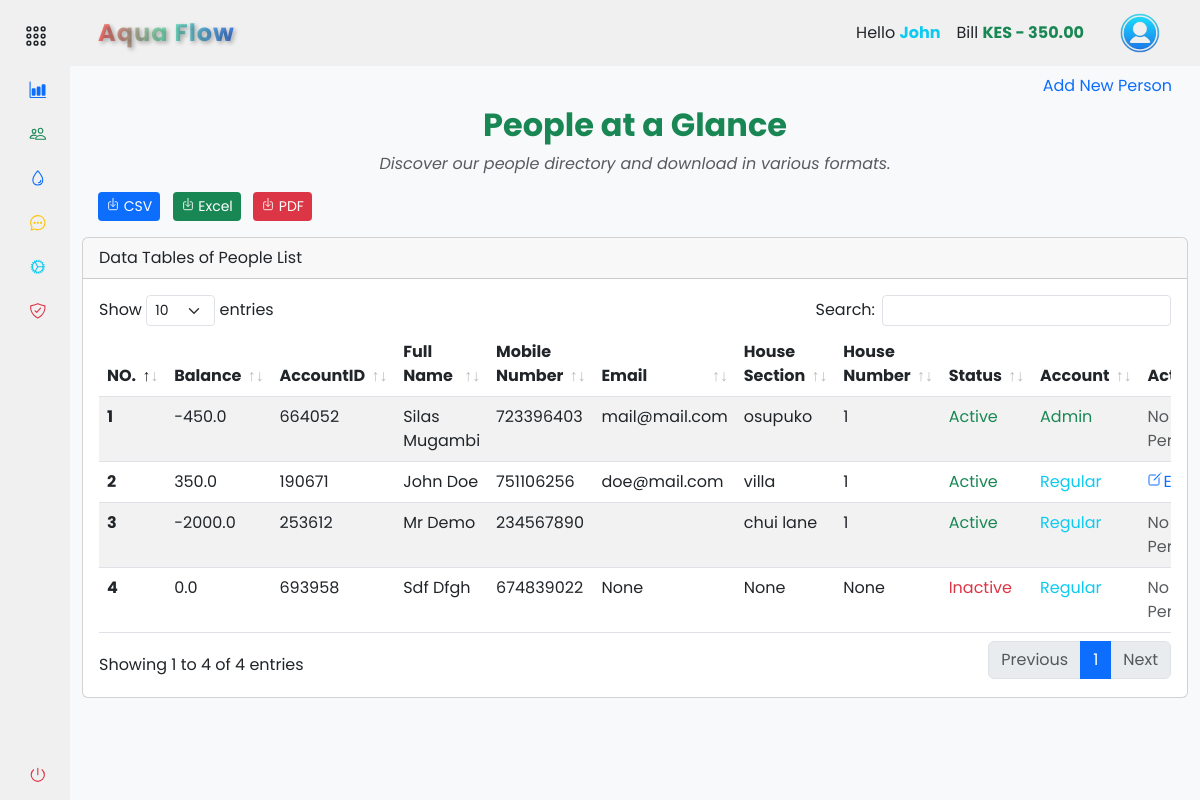
Page /accounts/people/people_list (signed in) on the earlier database version.
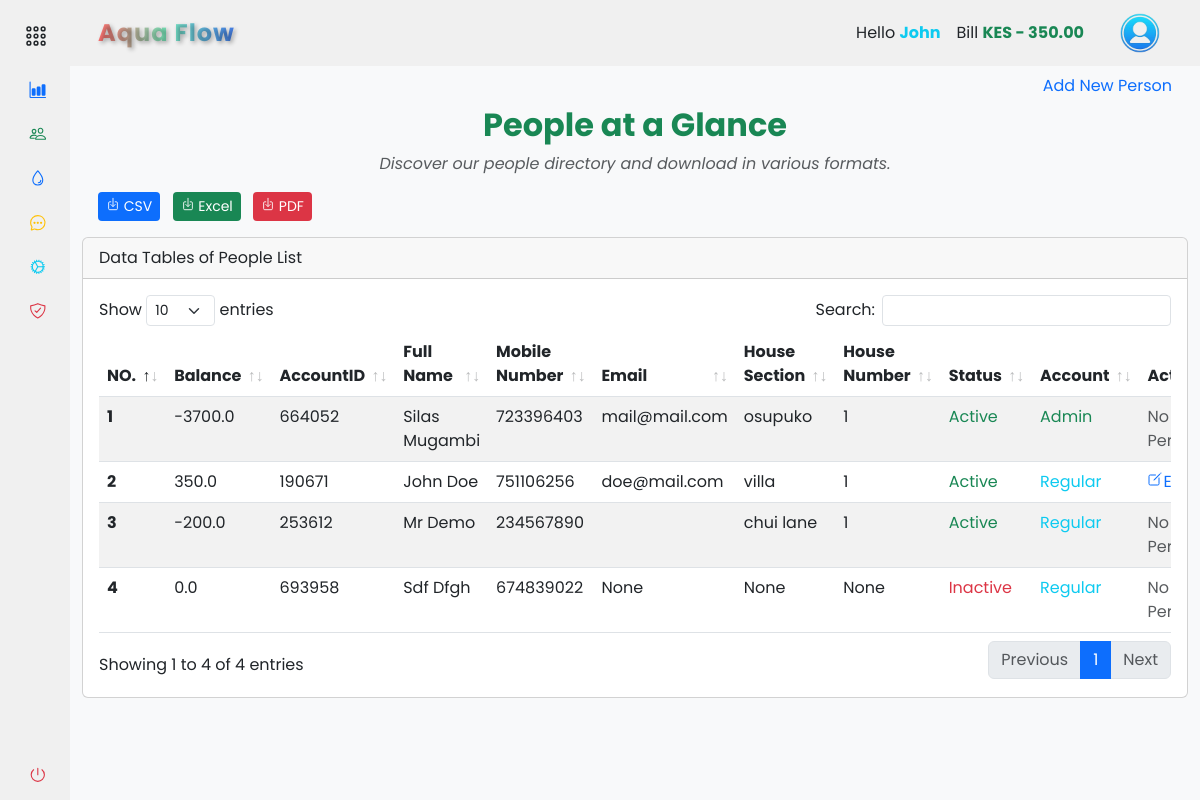
Same page on the later database version.
### app/backend/database/models.py (models this page shows, shortened)
class Settings(db.Model):
    id = db.Column(db.Integer, primary_key=True)
    company_name = db.Column(db.String(255))
    unit_price = db.Column(db.Float)
    service_fee = db.Column(db.Float)
    house_sections = db.Column(db.String(255))
    bank_name = db.Column(db.String(255))
    paybill = db.Column(db.Integer)
    account_number = db.Column(db.Integer)
    contact_number = db.Column(db.String(20))

class User(db.Model, UserMixin):
    id = db.Column(db.Integer, primary_key=True)
    mobile_number = db.Column(db.String(20), unique=True, nullable=False)
    password_hash = db.Column(db.String(128), nullable=False)
    first_name = db.Column(db.String(50))
    last_name = db.Column(db.String(50))
    email = db.Column(db.String(120))
    house_section = db.Column(db.String(50))
    house_number = db.Column(db.String(20))
    profile_image = db.Column(db.String(255))
    is_active = db.Column(db.Boolean, default=True)
    is_admin = db.Column(db.Boolean, default=False)
    balance = db.Column(db.Float, default=0)
    unique_user_id = db.Column(db.String(6), unique=True, nullable=True)
    meter_readings = db.relationship('MeterReading', backref='user', lazy=True)
    payments = db.relationship('Payment', backref='user', lazy=True)

### app/backend/accounts/people/routes.py (the view)
@people_bp.route('/people_list', methods=['GET', 'POST'])
@login_required
def people_list():
    if current_user.is_authenticated:
        people_list = User.query.all()
        add_form = AddUserForm()
        house_sections = []
        settings = Settings.query.first()
        if settings:
            house_sections = [(section, section) for section in settings.house_sections.split(',')]
        return render_template('accounts/people_list.html', people_list=people_list, house_sections=house_sections, form=add_form, hide_footer=True)
    else:
        return redirect(url_for('auth.login'))

### app/backend/accounts/people/forms.py (shortened to what this page needs)
class AddUserForm(FlaskForm):
    first_name = StringField('First Name', validators=[DataRequired(), Length(max=50)])
    last_name = StringField('Last Name', validators=[DataRequired(), Length(max=50)])
    mobile_number = StringField('Mobile Number', validators=[DataRequired(), Length(min=10, max=20)])
    email = StringField('Email', validators=[Optional(), Length(max=50)])
    house_section = SelectField('House Section', validators=[DataRequired()], coerce=str)
    house_number = StringField('House Number', validators=[DataRequired(), Length(max=50)])
    password = PasswordField('Password', validators=[DataRequired(), Length(min=6), EqualTo('confirm_password', message='Passwords must match')])
    confirm_password = PasswordField('Confirm Password', validators=[DataRequired()])
    submit = SubmitField('Register')

### app/backend/accounts/accounts_context.py (called while the page is built)
def accounts_context():
    settings = Settings.query.first()
    company_name = settings.company_name if settings else 'ApoGen'
    bank_name = settings.bank_name if settings else 'M-Pesa'
    paybill = settings.paybill if settings else '123456'
    account_number = settings.account_number if settings else '123456789'
    contact_number = settings.contact_number if settings else '0722000111'
    total_bill = db.session.query(func.sum(MeterReading.total_price)).filter(MeterReading.reading_status == False).scalar()
    total_bill = total_bill or 0
    return {
        'company_name': company_name,
        'bank_name': bank_name,
        'paybill': paybill,
        'account_number': account_number,
        'contact_number': contact_number,
        'total_bill': total_bill
    }

def inject_now():
    return {'now': datetime.utcnow() + timedelta(hours=3)}

### app/frontend/templates/accounts/people_list.html (shortened to what this page needs)
{% extends "base.html" %} {% block content %}
<section class="container-fluid">
  <ul class="nav nav-pills justify-content-end border-0">
    <li type="button" class="nav-item">
      <a
        class="nav-link"
        data-bs-toggle="modal"
        data-bs-target="#addNewPersonModal"
        >Add New Person</a
      >
    </li>
  </ul>
  <div class="text-center">
    <h2 class="fw-bold text-success mb-2">People at a Glance</h2>
    <p class="text-muted fst-italic">
      Discover our people directory and download in various formats.
    </p>
  </div>
  <div class="row">
    <div class="col-md-12">
      <div class="float-start ms-3">
        <form
          action="{{ url_for('accounts.people.download_users') }}"
          method="get"
          class="d-inline"
        >
          <button
            type="submit"
            class="btn btn-sm me-2 btn-primary"
            name="format"
            value="csv"
          >
            <ion-icon name="download-outline"></ion-icon> CSV
          </button>
        </form>
        <form
          action="{{ url_for('accounts.people.download_users') }}"
          method="get"
          class="d-inline"
        >
          <button
            type="submit"
            class="btn btn-sm me-2 btn-success"
            name="format"
            value="excel"
          >
            <ion-icon name="download-outline"></ion-icon> Excel
          </button>
        </form>
        <form
          action="{{ url_for('accounts.people.download_users') }}"
          method="get"
          class="d-inline"
        >
          <button
            type="submit"
            class="btn btn-sm me-2 btn-danger"
            name="format"
            value="pdf"
          >
            <ion-icon name="download-outline"></ion-icon> PDF
          </button>
        </form>
      </div>
    </div>
  </div>
  <div class="col-md-12">
    <div class="card mt-3 mb-3">
      <div class="card-header">Data Tables of People List</div>
      <div class="card-body">
        <div class="table-responsive">
          <table class="table table-striped data-table" style="width: 100%">
            <thead>
              <tr>
                <th scope="col">NO.</th>
                <th scope="col">Balance</th>
                <th scope="col">AccountID</th>
                <th scope="col">Full Name</th>
                <th scope="col">Mobile Number</th>
                <th scope="col">Email</th>
                <th scope="col">House Section</th>
                <th scope="col">House Number</th>
                <th scope="col">Status</th>
                <th scope="col">Account</th>
                <th scope="col">Action</th>
              </tr>
            </thead>
            <tbody>
              {% for person in people_list %}
              <tr>
                <th scope="row">{{ person.id }}</th>
                <td>{{ person.balance }}</td>
                <td>{{ person.unique_user_id }}</td>
                <td>
                  {{ person.first_name.title() ~ " " ~ person.last_name.title()
                  }}
                </td>
                <td>{{ person.mobile_number }}</td>
                <td>{{ person.email }}</td>
                <td>{{ person.house_section }}</td>
                <td>{{ person.house_number }}</td>
                <td>
                  {% if person.is_active %}
                  <span class="text-success">Active</span>
                  {% else %}
                  <span class="text-danger">Inactive</span>
                  {% endif %}
                </td>
                <td>
                  {% if person.is_admin %}
                  <span class="text-success">Admin</span>
                  {% else %}
                  <span class="text-info">Regular</span>
                  {% endif %}
                </td>
                <td>
                  {% if current_user.is_admin or current_user.id == person.id %}
                  <a
                    href="{{ url_for('accounts.people.edit_user', user_id=person.id) }}"
                  >
                    <ion-icon name="create-outline"></ion-icon>Edit
                  </a>
                  {% else %}
                  <span class="text-muted">No Edit Permission</span>
                  {% endif %}
                </td>
              </tr>
              {% endfor %}
            </tbody>
          </table>
        </div>
      </div>
    </div>
  </div>
</section>
{% endblock %}

### app/frontend/templates/base.html (shortened to what this page needs)
<!DOCTYPE html>
<html lang="en">
  <head>
    <link
      rel="stylesheet"
      href="{{ url_for('static', filename='css/vendor/bootstrap.min.css') }}"
    />
    <link
      rel="stylesheet"
      href="{{ url_for('static', filename='css/datatables/dataTables.bootstrap5.min.css') }}"
    />
    <link
      rel="stylesheet"
      href="{{ url_for('static', filename='css/styles.css') }}"
    />
  </head>
  <body>
    <div class="wrapper">
      {% include '/components/sidebar.html' %}
      <main class="main">
        {% include '/components/navbar.html' %}
        {% block content %}{% endblock %}
      </main>
    </div>
  </body>
</html>

### app/frontend/templates/components/sidebar.html (shortened to what this page needs)
{% if not hide_sidebar %}
<aside id="sidebar">
  <div class="d-flex mt-2">
    <button class="toggle-btn" type="button">
      <ion-icon name="apps-outline" class="text-dark"></ion-icon>
    </button>
  </div>
  <ul class="sidebar-nav">
    <li class="sidebar-item">
      <a
        href="{{ url_for('accounts.dashboard.dashboard') }}"
        class="sidebar-link"
      >
        <ion-icon name="bar-chart" class="text-primary me-2"></ion-icon>
      </a>
    </li>
    <li class="sidebar-item">
      <a
        href="{{ url_for('accounts.people.people_list') }}"
        class="sidebar-link"
      >
        <ion-icon name="people-outline" class="text-success"></ion-icon>
      </a>
    </li>
    <li class="sidebar-item">
      <a
        href="#records_water_supply"
        class="sidebar-link collapsed has-dropdown"
        data-bs-toggle="collapse"
        data-bs-target="#records_water"
        aria-expanded="false"
        aria-controls="records_water"
      >
        <ion-icon name="water-outline" class="text-primary"></ion-icon>
      </a>
    </li>
    <li class="sidebar-item">
      <a
        href="{{ url_for('accounts.messages.messages') }}"
        class="sidebar-link"
      >
        <ion-icon
          name="chatbubble-ellipses-outline"
          class="text-warning"
        ></ion-icon>
      </a>
    </li>
    <li class="sidebar-item">
      <a
        href="{{ url_for('accounts.settings.settings') }}"
        class="sidebar-link"
      >
        <ion-icon name="cog-outline" class="text-info"></ion-icon>
      </a>
    </li>
    <li class="sidebar-item">
      <a
        href="{{ url_for('accounts.security.security_options') }}"
        class="sidebar-link"
      >
        <ion-icon
          name="shield-checkmark-outline"
          class="text-danger"
        ></ion-icon>
      </a>
    </li>
  </ul>
  <div class="sidebar-footer">
    <a
      class="sidebar-link"
      href="{{ url_for('auth.logout') }}"
      onclick="localStorage.clear();"
    >
      <ion-icon name="power-outline" class="text-danger"></ion-icon>
    </a>
  </div>
</aside>
{% endif %}

### app/frontend/templates/components/navbar.html (shortened to what this page needs)
{% if not hide_navbar %}
<header
  id="navbar"
  class="navbar navbar-expand-lg sticky-sm-top {% if not current_user.is_authenticated %}bg-dark{% endif %}"
>
  <div class="container-fluid">
    <a
      class="navbar-brand text-center d-flex align-items-center fw-bold ms-3 {% if not current_user.is_authenticated %}text-light{% else %}gradient-text{% endif %}"
      href="#"
    >
      {% if company_name %}{{ company_name.title() }}{% else %}ApoGen{% endif %}
    </a>
    <div class="collapse navbar-collapse" id="navbarToggler">
      <div class="d-flex align-items-center ms-auto">
         {% if current_user.is_authenticated %}
        <ul class="navbar-nav me-3">
          <li class="nav-item">
            <a class="nav-link text-dark">
              Hello
              <span class="text-info fw-bold"
                >{{ current_user.first_name.title() }}</span
              >
            </a>
          </li>
          <li class="nav-item">
            <a class="nav-link text-dark">
              Bill
              <span
                class="fw-bold {% if current_user.balance > 0 %}text-success{% elif current_user.balance == 0 %}text-dark{% else %}text-danger{% endif %}"
                >KES {% if current_user.balance > 0 %}-{% endif %} {{
                "%0.2f"|format(current_user.balance) }}</span
              >
            </a>
          </li>
        </ul>
        <div class="btn-group">
          <button
            type="button"
            class="btn navbar-brand rounded-circle border-0"
            data-bs-toggle="dropdown"
            aria-expanded="false"
          >
            <img
              src="{{ url_for('static', filename='images/user.png') }}"
              alt="logo image"
              height="40px"
              width="40px"
            />
          </button>
        </div>
        {% endif %}
      </div>
    </div>
  </div>
</header>
{% endif %}

### app/frontend/static/css/styles.css (style rules this page uses)
a { text-decoration: none; cursor: pointer; }
li { list-style: none; }
button { border: none !important; outline: none; }
body { font-family: "Poppins", sans-serif; }
.wrapper { display: flex; overflow: hidden; height: 100vh; }
#sidebar { width: 70px; min-width: 70px; z-index: 1000; transition: all 0.25s ease-in-out; display: flex; flex-direction: column; }
.toggle-btn { background-color: transparent; cursor: pointer; border: 0; padding: 1rem 1.5rem; }
.toggle-btn ion-icon { color: #000; font-size: 1.5rem; }
.sidebar-nav { padding: 0rem; flex: 1 1 auto; }
a.sidebar-link { padding: 0.625rem 1.625rem; color: #000; display: block; font-size: 0.9rem; border-radius: 5px; white-space: nowrap; border-left: 3px solid transparent; transition: background-color 0.3s ease, margin-inline-start 0.3s ease, border-left 0.3s ease; }
.sidebar-link ion-icon { font-size: 1.1rem; margin-right: 0.75rem; }
.sidebar-item { position: relative; }
.main { min-height: 100vh; width: 100%; overflow-y: scroll; transition: all 0.35s ease-in-out; background-color: rgb(248, 249, 250); }
.navbar, #sidebar { background-color: #f0f0f0; z-index: 1000; }
.navbar-brand { font-size: 24px; letter-spacing: 1px; text-decoration: none; transition: transform 0.3s ease; }
.gradient-text { background: linear-gradient(to right, #ff6e6e, #78e8bc, #4780ec); -webkit-background-clip: text; -webkit-text-fill-color: transparent; font-weight: bold; text-shadow: 2px 2px 4px rgba(0, 0, 0, 0.3); }

Differences in the rows shown:
changed User "Silas Mugambi": balance "-450.0" → "-3700.0"
changed User "Mr Demo": balance "-2000.0" → "-200.0"
